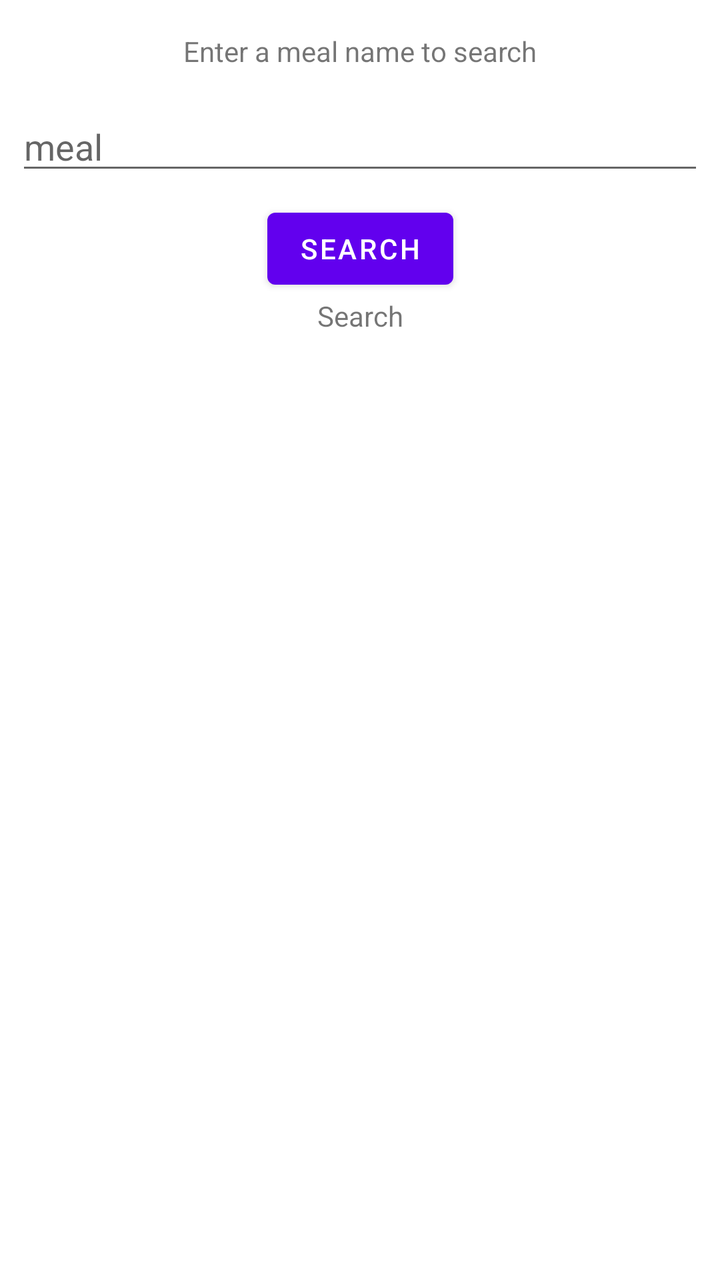
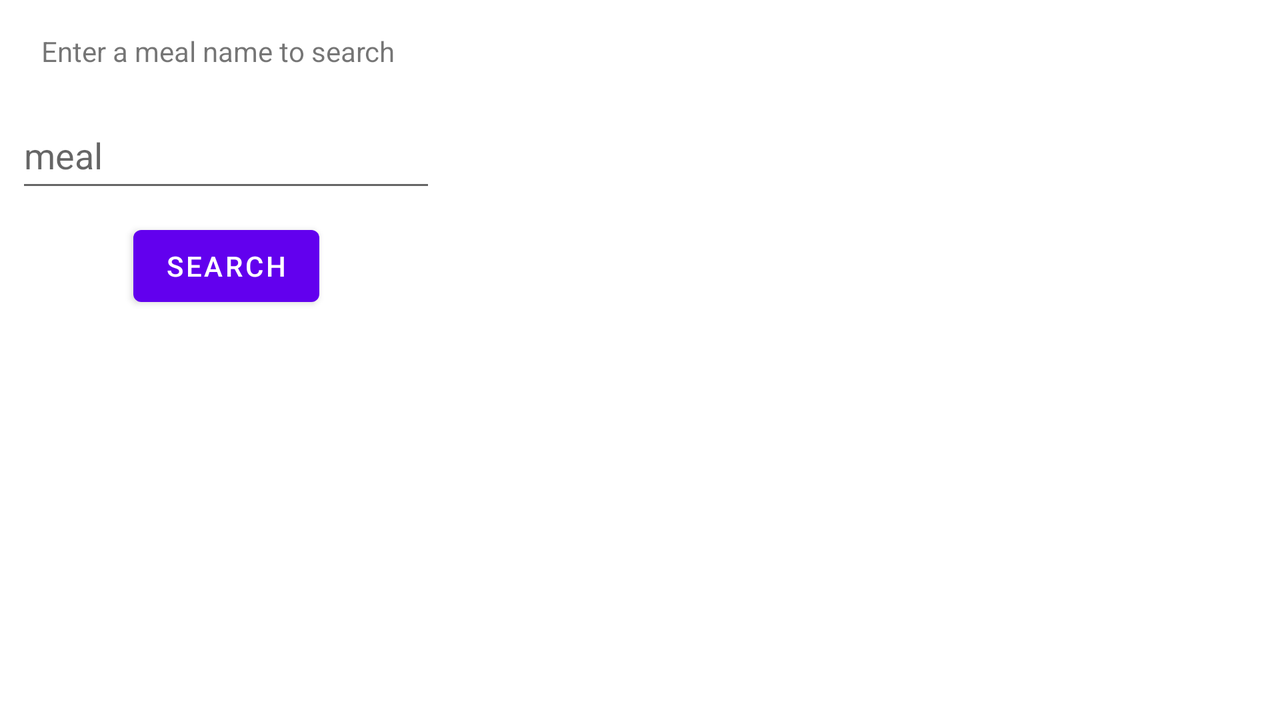

One screen, two layout resources from the same app: the default and the repository's alternative for another configuration. Each is rendered where Android would select it; the XML of both is given below.
<!-- AndroidManifest.xml: application theme Theme.Meals -->
<!-- res/layout/activity_search_by_name.xml -->
<?xml version="1.0" encoding="utf-8"?>
<androidx.constraintlayout.widget.ConstraintLayout xmlns:android="http://schemas.android.com/apk/res/android"
    xmlns:app="http://schemas.android.com/apk/res-auto"
    xmlns:tools="http://schemas.android.com/tools"
    android:layout_width="match_parent"
    android:layout_height="match_parent"
    tools:context=".SearchByNameActivity">

    <TextView
        android:id="@+id/textView3"
        android:layout_width="wrap_content"
        android:layout_height="wrap_content"
        android:layout_marginTop="16dp"
        android:text="Enter a meal name to search"
        app:layout_constraintEnd_toEndOf="parent"
        app:layout_constraintStart_toStartOf="parent"
        app:layout_constraintTop_toTopOf="parent" />

    <EditText
        android:id="@+id/txtInputMealName"
        android:layout_width="0dp"
        android:layout_height="wrap_content"
        android:layout_marginStart="8dp"
        android:layout_marginTop="16dp"
        android:layout_marginEnd="8dp"
        android:drawableLeft="@drawable/round_search_24"
        android:ems="10"
        android:hint="meal"
        android:inputType="textPersonName"
        app:layout_constraintEnd_toEndOf="parent"
        app:layout_constraintStart_toStartOf="parent"
        app:layout_constraintTop_toBottomOf="@+id/textView3" />

    <Button
        android:id="@+id/btnSearchForMealsByName"
        android:layout_width="wrap_content"
        android:layout_height="wrap_content"
        android:layout_marginTop="8dp"
        android:text="Search"
        app:layout_constraintEnd_toEndOf="parent"
        app:layout_constraintStart_toStartOf="parent"
        app:layout_constraintTop_toBottomOf="@+id/txtInputMealName" />

    <TextView
        android:id="@+id/mealsViewer"
        android:layout_width="0dp"
        android:layout_height="0dp"
        android:layout_marginBottom="8dp"
        android:scrollbars="vertical"
        android:text="Search"
        android:textAlignment="center"
        app:layout_constraintBottom_toBottomOf="parent"
        app:layout_constraintEnd_toEndOf="parent"
        app:layout_constraintStart_toStartOf="parent"
        app:layout_constraintTop_toBottomOf="@+id/btnSearchForMealsByName" />

</androidx.constraintlayout.widget.ConstraintLayout>
<!-- resources referenced by this layout -->
<resources>
  <style name="Theme.Meals" parent="Theme.MaterialComponents.DayNight.DarkActionBar">
          
          <item name="colorPrimary">@color/purple_500</item>
          <item name="colorPrimaryVariant">@color/purple_700</item>
          <item name="colorOnPrimary">@color/white</item>
          
          <item name="colorSecondary">@color/teal_200</item>
          <item name="colorSecondaryVariant">@color/teal_700</item>
          <item name="colorOnSecondary">@color/black</item>
          
          <item name="android:statusBarColor">?attr/colorPrimaryVariant</item>
          
      </style>
  <color name="purple_700">#e36414</color>
  <color name="white">#FFFFFFFF</color>
  <color name="teal_200">#FF03DAC5</color>
  <color name="teal_700">#FF018786</color>
  <color name="black">#FF000000</color>
</resources>
<!-- res/layout-land/activity_search_by_name.xml (the repository's variant of the layout above) -->
<!-- drawn on the phone turned sideways -->
<?xml version="1.0" encoding="utf-8"?>
<androidx.constraintlayout.widget.ConstraintLayout xmlns:android="http://schemas.android.com/apk/res/android"
    xmlns:app="http://schemas.android.com/apk/res-auto"
    xmlns:tools="http://schemas.android.com/tools"
    android:layout_width="match_parent"
    android:layout_height="match_parent"
    tools:context=".SearchByNameActivity">

    <TextView
        android:id="@+id/textView3"
        android:layout_width="wrap_content"
        android:layout_height="wrap_content"
        android:layout_marginTop="16dp"
        android:text="@string/enter_a_meal_name_to_search"
        app:layout_constraintEnd_toEndOf="@+id/txtInputMealName"
        app:layout_constraintStart_toStartOf="parent"
        app:layout_constraintTop_toTopOf="parent" />

    <EditText
        android:id="@+id/txtInputMealName"
        android:layout_width="0dp"
        android:layout_height="50dp"
        android:layout_marginStart="8dp"
        android:layout_marginTop="16dp"
        android:drawableStart="@drawable/round_search_24"
        android:ems="10"
        android:hint="@string/meal"
        android:importantForAutofill="no"
        android:inputType="textPersonName"
        app:layout_constraintStart_toStartOf="parent"
        app:layout_constraintTop_toBottomOf="@+id/textView3"
        tools:ignore="VisualLintTextFieldSize" />

    <Button
        android:id="@+id/btnSearchForMealsByName"
        android:layout_width="wrap_content"
        android:layout_height="wrap_content"
        android:layout_marginTop="8dp"
        android:text="@string/search"
        app:layout_constraintEnd_toEndOf="@+id/txtInputMealName"
        app:layout_constraintStart_toStartOf="@+id/txtInputMealName"
        app:layout_constraintTop_toBottomOf="@+id/txtInputMealName"
        tools:ignore="TextContrastCheck" />

    <TextView
        android:id="@+id/txtMealNameInfo"
        android:layout_width="wrap_content"
        android:layout_height="wrap_content"
        android:layout_marginTop="8dp"
        app:layout_constraintEnd_toEndOf="@+id/btnSearchForMealsByName"
        app:layout_constraintStart_toStartOf="@+id/btnSearchForMealsByName"
        app:layout_constraintTop_toBottomOf="@+id/btnSearchForMealsByName" />

    <FrameLayout
        android:layout_width="0dp"
        android:layout_height="0dp"
        android:layout_marginStart="8dp"
        android:layout_marginTop="8dp"
        android:layout_marginEnd="8dp"
        android:layout_marginBottom="8dp"
        app:layout_constraintBottom_toBottomOf="parent"
        app:layout_constraintEnd_toEndOf="parent"
        app:layout_constraintStart_toEndOf="@+id/txtInputMealName"
        app:layout_constraintTop_toTopOf="parent">

        <androidx.recyclerview.widget.RecyclerView
            android:id="@+id/recycler_view"
            android:layout_width="match_parent"
            android:layout_height="match_parent"
            android:scrollbars="vertical"
            app:layoutManager="LinearLayoutManager" />
    </FrameLayout>

</androidx.constraintlayout.widget.ConstraintLayout>
<!-- resources referenced by the variant -->
<!-- as the phone turned sideways resolves them -->
<resources>
  <string name="enter_a_meal_name_to_search">Enter a meal name to search</string>
  <string name="meal">meal</string>
  <string name="search">Search</string>
  <style name="Theme.Meals" parent="Theme.MaterialComponents.DayNight.DarkActionBar">
          
          <item name="colorPrimary">@color/purple_500</item>
          <item name="colorPrimaryVariant">@color/purple_700</item>
          <item name="colorOnPrimary">@color/white</item>
          
          <item name="colorSecondary">@color/teal_200</item>
          <item name="colorSecondaryVariant">@color/teal_700</item>
          <item name="colorOnSecondary">@color/black</item>
          
          <item name="android:statusBarColor">?attr/colorPrimaryVariant</item>
          
      </style>
  <color name="purple_700">#e36414</color>
  <color name="white">#FFFFFFFF</color>
  <color name="teal_200">#FF03DAC5</color>
  <color name="teal_700">#FF018786</color>
  <color name="black">#FF000000</color>
</resources>
